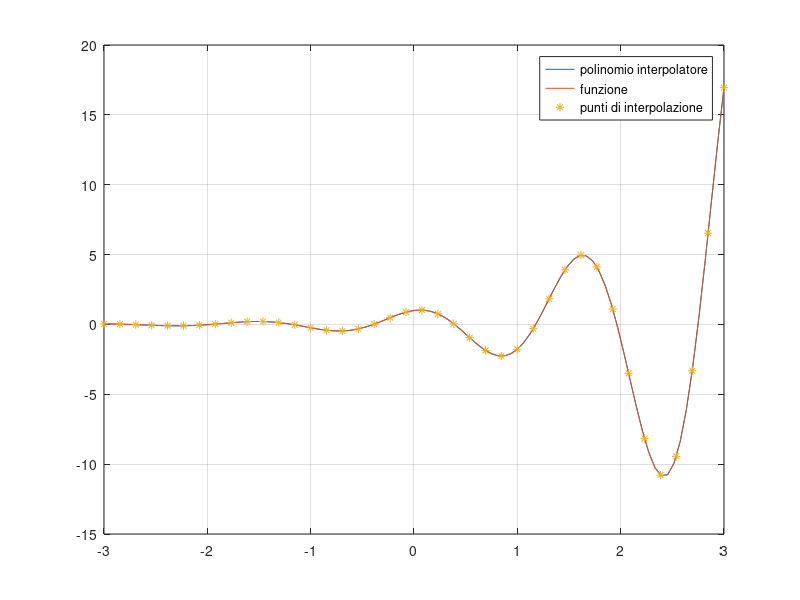
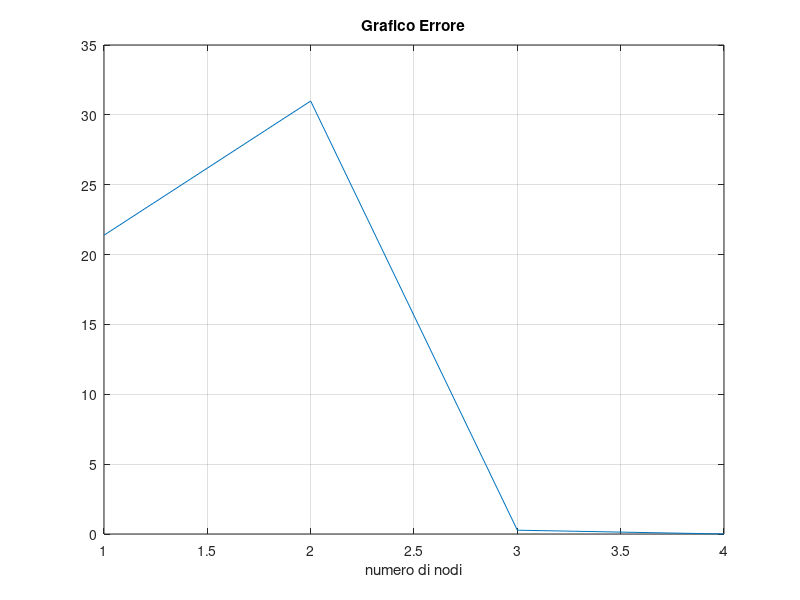

Here is the MATLAB script that generated these plots, in order:
%% Ex. 3 - Scheda Interpolazione
clc
clear
close all 

% Griglia per valutazione errore
x = linspace(-3, 3);

% Le 2 funzioni da testare
f = @(x) exp(x) .* cos(4*x);
%f = @(x) abs(x-1);

k = 0;
% nodi di Interpolazione
for n = [5, 10, 20, 40]
	k = k + 1;
	% GRiglia di Interpolazione
	space = linspace(-3, 3, n);
	ys = f(space);

	% Matrice di Vandermonde
	van = vander(space);
	coeffs = van\ys';

	y_interp = polyval(coeffs, x);
	y_exact = f(x);
	% errore
	errf(k) = norm(abs(y_interp - y_exact), 'inf');
end

plot(x, polyval(coeffs, x));
hold on;
plot(x, f(x));
hold on;
plot(space, polyval(coeffs, space), '*');

legend('polinomio interpolatore', 'funzione', 'punti di interpolazione')
grid on

figure
plot([1:k], errf)
title('Grafico Errore')
xlabel('numero di nodi')
grid on